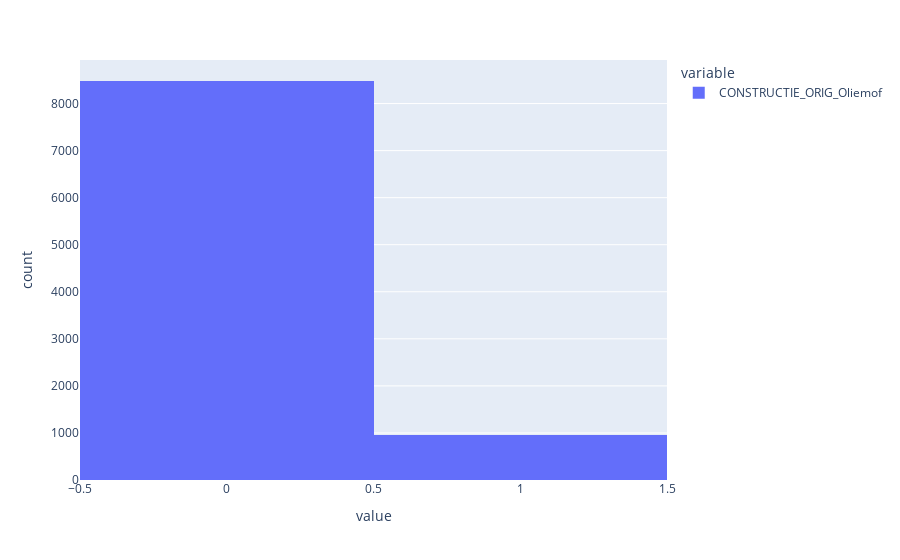

Notebook code cell kept with this figure:
### Markdown cell above
#### 2.4 Analyse the variables

### Code cell
(
    df
    .plot(
        kind='hist',
        x=['CONSTRUCTIE_ORIG_Oliemof']        
    )
)

### Figure 1 — Plotly figure (JSON) as saved in the notebook; plotly's stock layout.template omitted (floating-point values rounded to 4 significant figures; data arrays with more than 128 entries replaced by an {"elided": "..."} marker saying what was removed)
{"data": [{"alignmentgroup": "True", "bingroup": "x", "hovertemplate": "variable=CONSTRUCTIE_ORIG_Oliemof<br>value=%{x}<br>count=%{y}<extra></extra>", "legendgroup": "CONSTRUCTIE_ORIG_Oliemof", "marker": {"color": "#636efa", "pattern": {"shape": ""}}, "name": "CONSTRUCTIE_ORIG_Oliemof", "offsetgroup": "CONSTRUCTIE_ORIG_Oliemof", "orientation": "v", "showlegend": true, "type": "histogram", "x": {"elided": "9430 int values"}, "xaxis": "x", "yaxis": "y"}], "layout": {"barmode": "relative", "legend": {"title": {"text": "variable"}, "tracegroupgap": 0}, "margin": {"t": 60}, "xaxis": {"anchor": "y", "domain": [0, 1], "title": {"text": "value"}}, "yaxis": {"anchor": "x", "domain": [0, 1], "title": {"text": "count"}}}}
